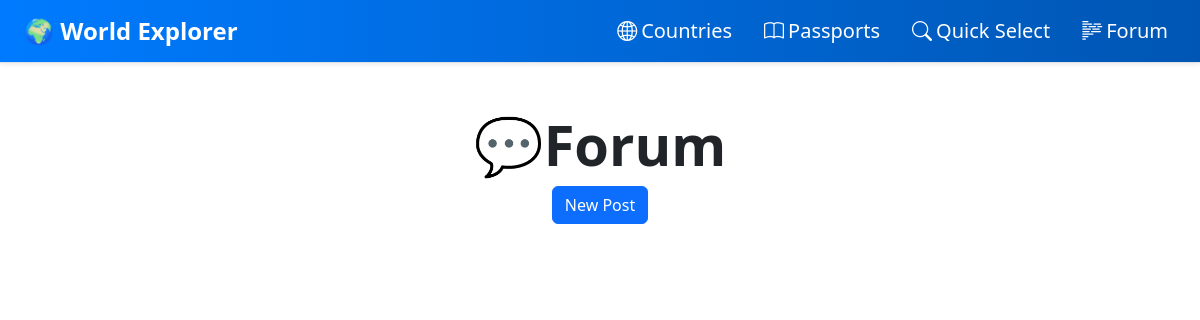
Before: /forum/ with the older database file.
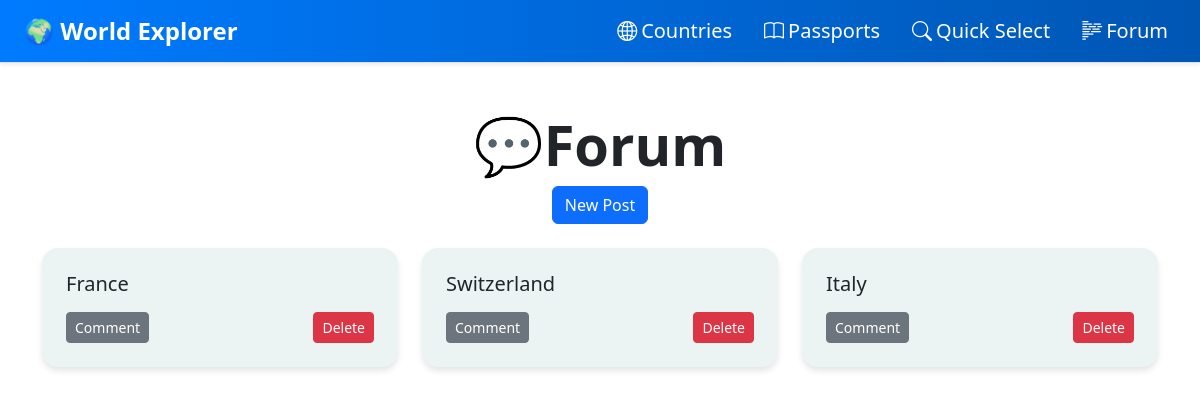
After: the same page with the newer database file.
### forum/models.py (models this page shows, shortened)
class Post(models.Model):
    title = models.CharField(max_length=100)
    content = models.TextField()
    date_posted = models.DateTimeField(auto_now_add=True)

### forum/views.py (the view)
# urls.py: path('', views.home, name='account_home'),
def home(request):
    posts = Post.objects.all()
    return render(request, "forum_html/home.html", {'posts':posts})

### templates/forum_html/home.html (shortened to what this page needs)
<!doctype html>
<html lang="en">
<head>
  <link rel="stylesheet" href="https://cdnjs.cloudflare.com/ajax/libs/bootstrap/5.3.3/css/bootstrap.min.css">
  <link rel="stylesheet" href="https://cdnjs.cloudflare.com/ajax/libs/animate.css/4.1.1/animate.min.css"/>
</head>
<body>
  {% include 'partials/navbar.html' %}
  <div class="container py-5">
    <h1 class="text-center display-4 fw-bold">💬Forum</h1>
    <div class="text-center mb-4">
      <a href="{% url 'forum:post_new' %}" class="btn btn-primary">New Post</a>
    </div>
    <div class="row row-cols-1 row-cols-sm-2 row-cols-md-3 g-4">
      {% for post in posts %}
        <div class="col">
          <div class="post-card animate__animated animate__fadeInUp">
            <div class="card-body">
              <h5 class="card-title mb-3">{{ post.title }}</h5>
              <div class="d-flex justify-content-between">
                <a href="{% url 'forum:post_detail' post.id %}" class="btn btn-secondary btn-sm">Comment</a>
                <a href="{% url 'forum:post_delete' post.id %}" class="btn btn-danger btn-sm">Delete</a>
              </div>
            </div>
          </div>
        </div>
      {% endfor %}
    </div>
  </div>
</body>
</html>

### templates/partials/navbar.html (shortened to what this page needs)
<nav class="navbar navbar-expand-lg shadow-sm border-bottom" style="background: linear-gradient(90deg, #007bff, #0056b3);">
  <div class="container-fluid px-4">
    <a class="navbar-brand text-white fw-bold fs-4" href="/passport">🌍 World Explorer</a>
    <div class="collapse navbar-collapse" id="navbarLinks">
      <ul class="navbar-nav ms-auto gap-3 align-items-center">
        <li class="nav-item">
          <a class="nav-link text-white fs-5 d-flex align-items-center gap-1" href="/passport/countries">
            <i class="bi bi-globe2"></i> Countries
          </a>
        </li>
        <li class="nav-item">
          <a class="nav-link text-white fs-5 d-flex align-items-center gap-1" href="/passport/passport">
            <i class="bi bi-book"></i> Passports
          </a>
        </li>
        <li class="nav-item">
          <a class="nav-link text-white fs-5 d-flex align-items-center gap-1" href="/passport/filter">
            <i class="bi bi-search"></i> Quick Select
          </a>
        </li>
        {% if user.is_authenticated %}
  <li class="nav-item">
    <a class="nav-link text-white fs-5 d-flex align-items-center gap-1" href="{% url 'forum:home' %}">
      <i class="bi bi-house"></i> Home
    </a>
  </li>
  <li class="nav-item">
    <a class="nav-link text-white fs-5 d-flex align-items-center gap-1" href="{% url 'logout' %}">
      <i class="bi bi-box-arrow-right"></i> Log Out
    </a>
  </li>
{% else %}
  <li class="nav-item">
    <a class="nav-link text-white fs-5 d-flex align-items-center gap-1" href="/account">
      <i class="bi bi-body-text"></i> Forum
    </a>
  </li>
{% endif %}
      </ul>
    </div>
  </div>
</nav>
<link rel="stylesheet" href="https://cdn.jsdelivr.net/npm/bootstrap-icons@1.10.5/font/bootstrap-icons.css">

### templates/forum_html/home.html (style rules this page uses)
body { background-color: #ffffff; font-family: 'Segoe UI', sans-serif; }
.post-card { background-color: #ecf3f3; border-radius: 1rem; box-shadow: 0 4px 6px rgba(0, 0, 0, 0.1); overflow: hidden; transition: transform 0.2s ease-in-out; }
.card-body { padding: 1.5rem; }
.card-title { font-size: 1.25rem; }

Changed rows visible on the page:
added Post: title "France"
added Post: title "Switzerland"
added Post: title "Italy"
